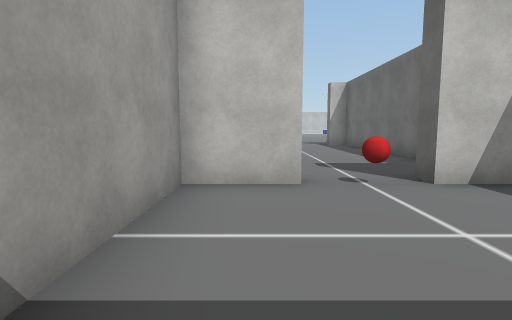
view 1 (above)

16 first-person views from a walk through a 3-D level made in the Unity game engine. The camera is 1.5 m above the floor, tilts 6° down and sees 80° across. The floor is counted in squares, 2 m on a side. Each view is taken from the middle of a square. On the plan, view 1 faces up. The plan holds only what a view shows up to about 10 squares ahead; the rest is blank. The place goes on beyond the plan. The player is left out. Some surface patterns are stand-ins.

view 2
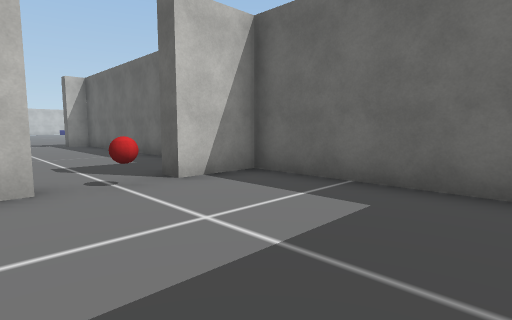

view 3
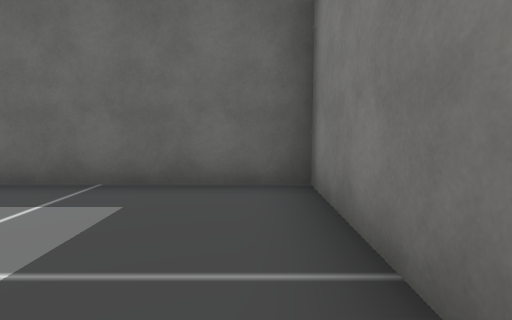

view 4
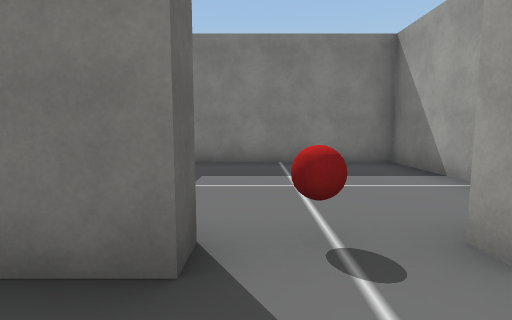

view 5
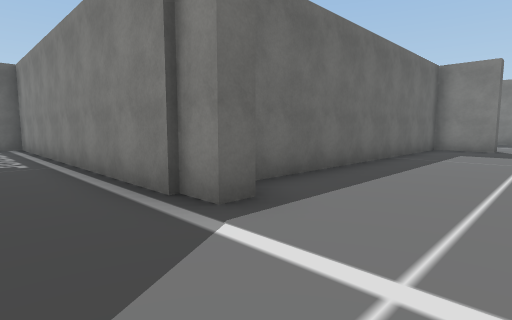

view 6
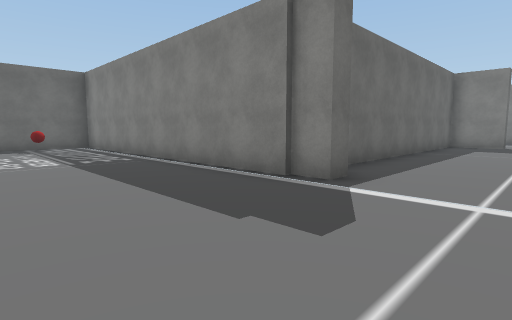

view 7
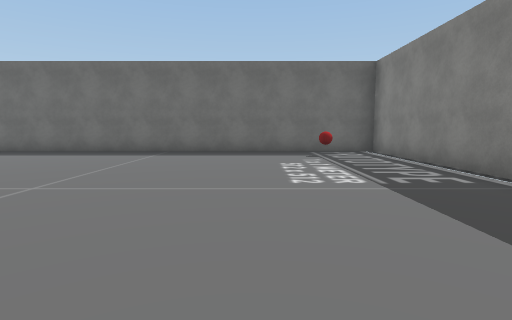

view 8
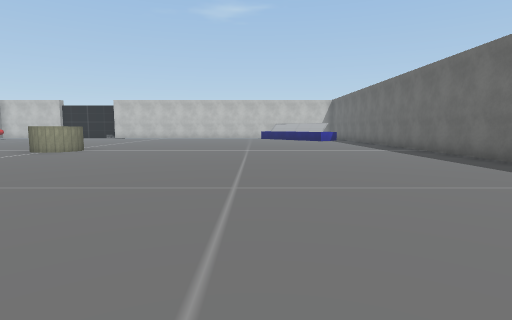

view 9
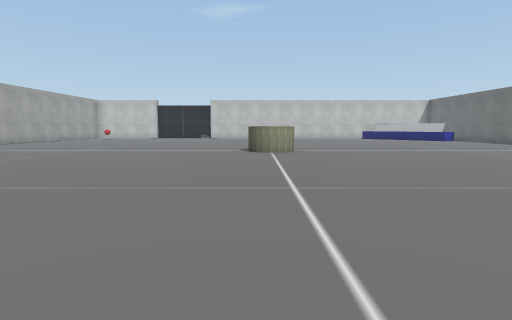

view 10
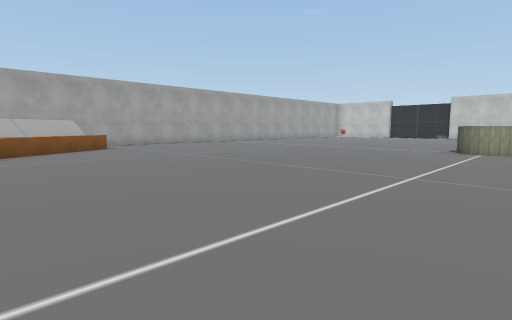

view 11
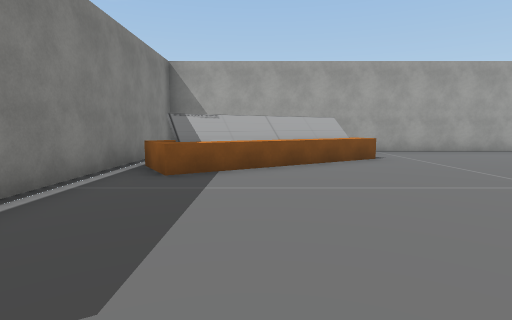

view 12
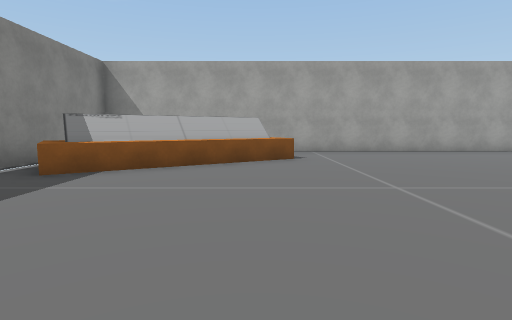

view 13
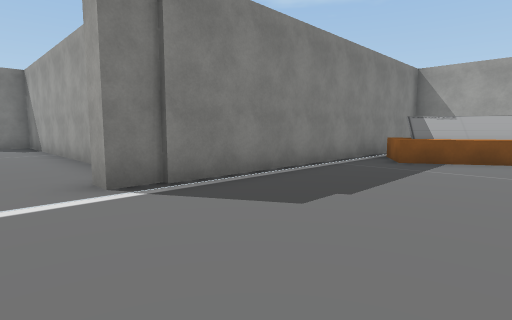

view 14
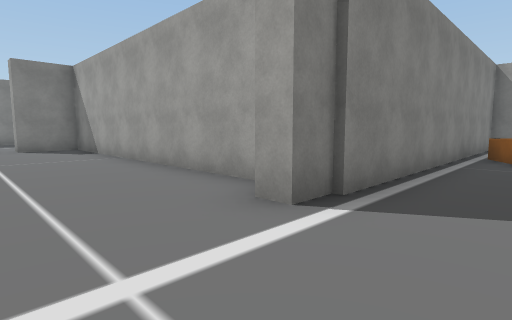

view 15
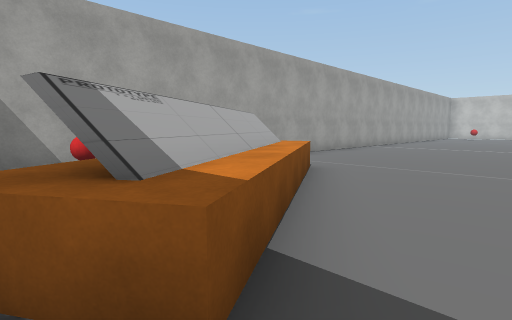

view 16
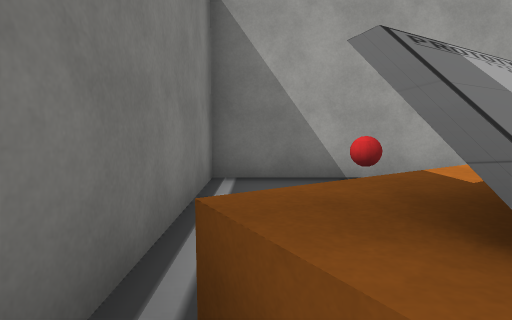

### Floor plan
Points are (right, up) in squares from view 1. A wall is a line through its corners. A room is listed if a view was taken in it or the views show most of it. See-through windows are left out.
Room 1 (views 1, 2, 3)
walls: (0.6, 4) (-1, 4) (-1, -0.7) (4, -0.7) (4, 4) (2.4, 4)
ways out: opening at (1.5, 4) to room 2
Room 2 (views 4, 5, 6, 7, 8, 9, 10, 11, 12, 13, 14, 15, 16)
walls: (3.3, 13.6) (3.3, 14.4) (13.5, 14.4) (13.5, 27.1); (-1, 13) (-1, 4.5) (0.6, 4.5) (0.6, 4); (-6.3, 15.7) (-6.8, 15.3); (-7, 14.4) (-0.3, 14.4) (-0.3, 13.6); (-10.5, 27) (-10.5, 17.6); (4, 4.8) (4, 13); (2.4, 4) (2.4, 4.5) (3.8, 4.5)
low walls: (-8.5, 20) (-5.8, 15.6) (-7.1, 14.8)
ways out: opening at (1.5, 4) to room 1
objects: red ball (2, 4); red ball (12, 16)
Room 3 (no view inside)
walls: (-10.5, 17.6) (-10.5, 14.4) (-7, 14.4)
objects: red ball (-10, 16)

Where each view was taken, in squares from view 1:
view 1: 0 up, 0 right, facing up
view 2: 0 up, 0 right, facing up-right
view 3: 0 up, 0 right, facing right
view 4: 6 up, 2 right, facing down
view 5: 16 up, 1 right, facing down-right
view 6: 18 up, 1 right, facing down-right
view 7: 18 up, 4 right, facing right
view 8: 17 up, 8 right, facing up
view 9: 17 up, 1 right, facing up
view 10: 16 up, 3 right, facing up-left
view 11: 17 up, 1 left, facing left
view 12: 19 up, 1 left, facing left
view 13: 18 up, 1 right, facing down-left
view 14: 16 up, 2 right, facing down-left
view 15: 15 up, 5 left, facing up-left
view 16: 15 up, 6 left, facing left
